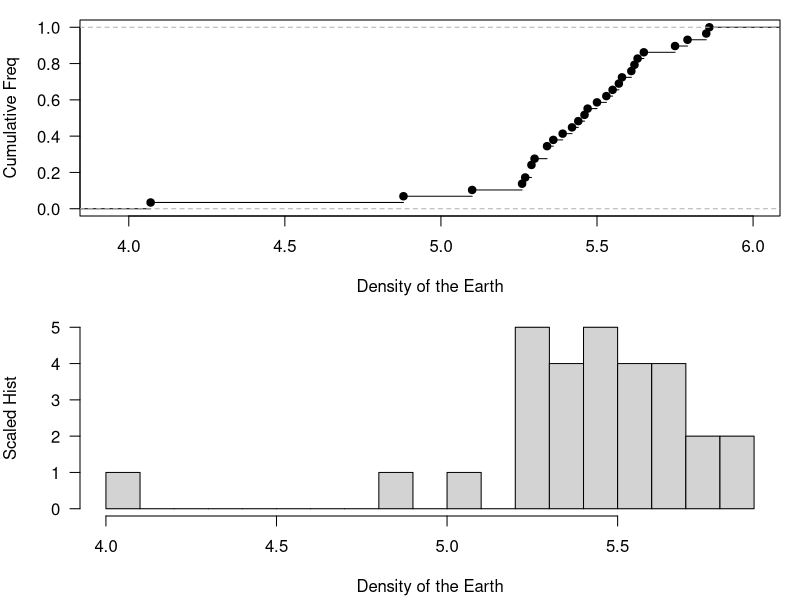
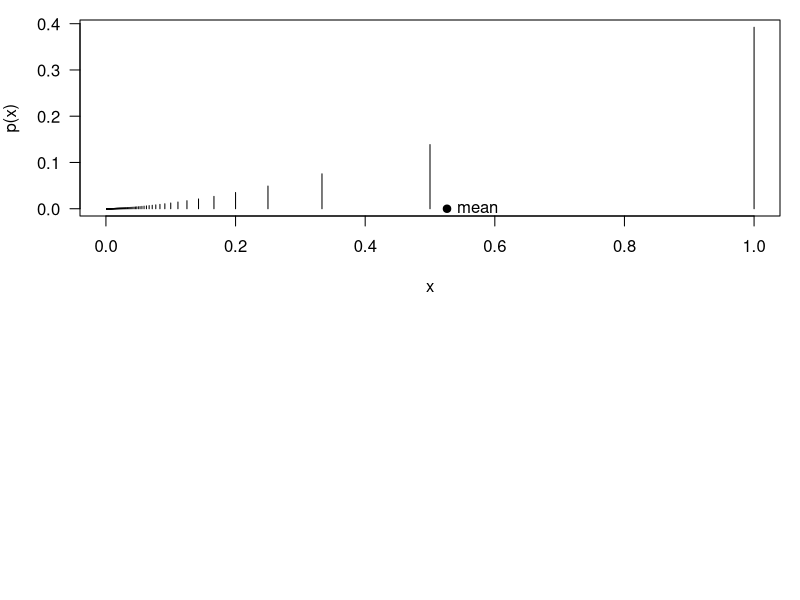

The R source for these figures, in order:
## ---- chunk 1
cavendish <- c(5.5, 5.57, 5.42, 5.61, 5.53, 5.47, 4.88, 5.62, 5.63, 4.07, 5.29, 5.34, 5.26, 5.44, 5.46, 5.55, 5.34, 5.3, 5.36, 5.79, 5.75, 5.29, 5.1, 5.86, 5.58, 5.27, 5.85, 5.65, 5.39)
## ---- chunk 2
opar <- par(mfrow=c(2,1), las=1, mar=c(4.2,4,1,1))
plot(ecdf(cavendish), xlab="Density of the Earth", ylab="Cumulative Freq", main="")
hist(cavendish, freq=TRUE, breaks=20, xlab="Density of the Earth", ylab="Scaled Hist", main="")
## ---- chunk 3
x <- 1/(1000:1)              # possible values for X
pX <- x^1.5                  # probability mass ftn
pX <- pX/sum(pX)             # must have sum(pX) == 1
muX <- sum(x*pX)             # mean
## ---- chunk 4
# plot the pmf and mean
par(las=1)
plot(c(0, 1), c(0, max(pX)), type="n", xlab="x", ylab="p(x)")
lines(x, pX, type="h")
points(muX, 0, pch=19)
text(muX, 0, "mean", pos=4)

## ---- chunk 5

f <- function(x) exp(-x^2/2)

simpson_n <- function(ftn, a, b, n = 100) {
  n <- max(c(2*(n %/% 2), 4))
  h <- (b-a)/n
  
  x.vec <- seq(a, b, by = h)
  f.vec <- sapply(x.vec, ftn)
  
  h * 1/3 * (f.vec[1] + 4 * sum(f.vec[seq(2, n, by=2)]) + 2 * sum(f.vec[seq(3, n-1, by=2)]) + f.vec[n+1])
  
}
## ---- chunk 6
f <- function(x) exp(-x^2/2)
cc <- 1/simpson_n(f, 0 ,1)
xf <- function(x) x*f(x)
mu <- simpson_n(xf, 0, 1) * cc
cat('mean of X is ', mu, '\n')

